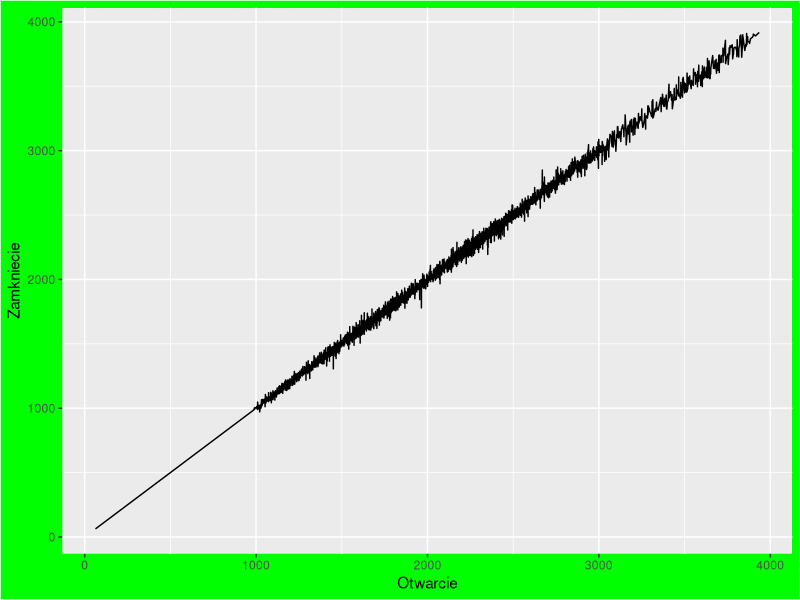

Write the R code that produced this figure.
data <- read.csv("wig20_d.csv")
library(ggplot2)
rysuj <- function(dane, kolumna_x, kolumna_y, typ_wykresu, ...)
{
  ggplot(dane, aes_string(x=kolumna_x, y=kolumna_y)) + eval(parse(text=typ_wykresu)) + theme(...)
}

rysuj(dane = data, kolumna_x = "Otwarcie", kolumna_y = "Zamkniecie", typ_wykresu = "geom_line()", plot.background = element_rect(fill = "green"))
